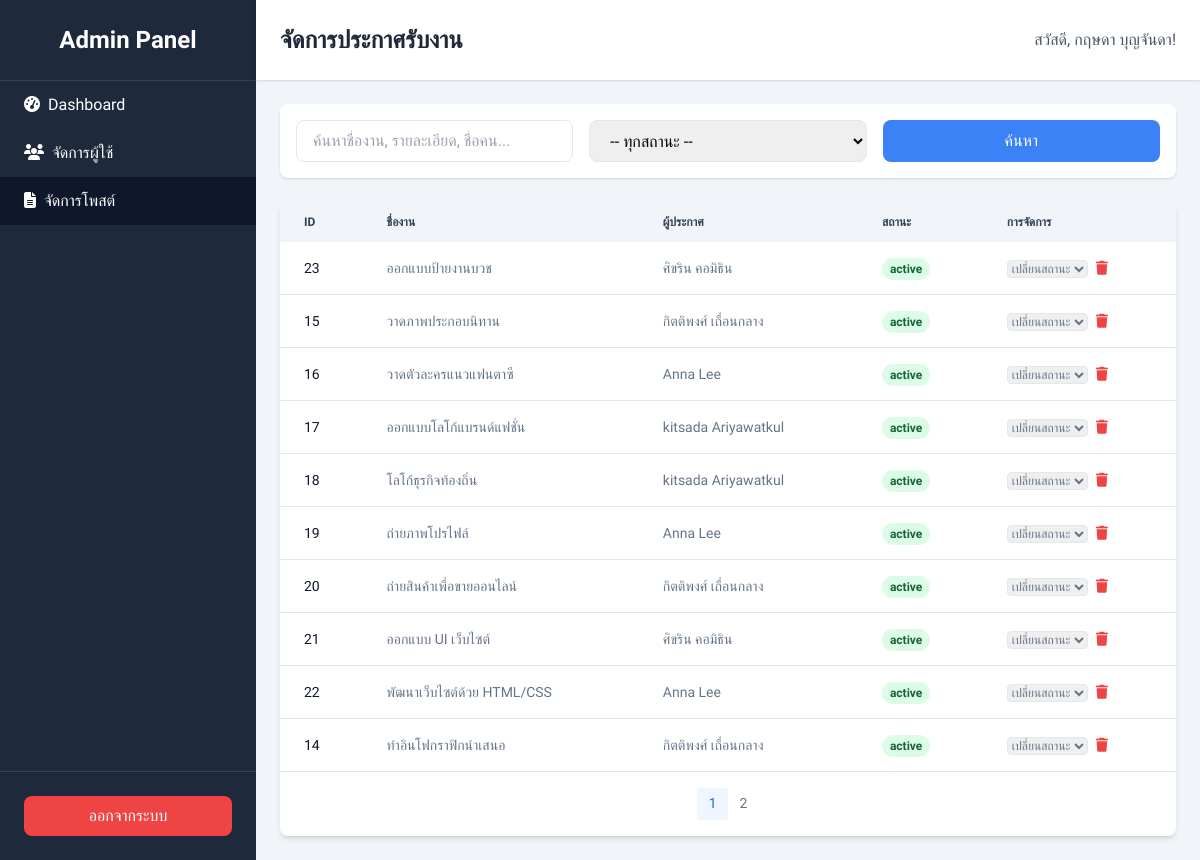
/admin/manage_editpost.php (signed in), run on an earlier commit of the app's database.
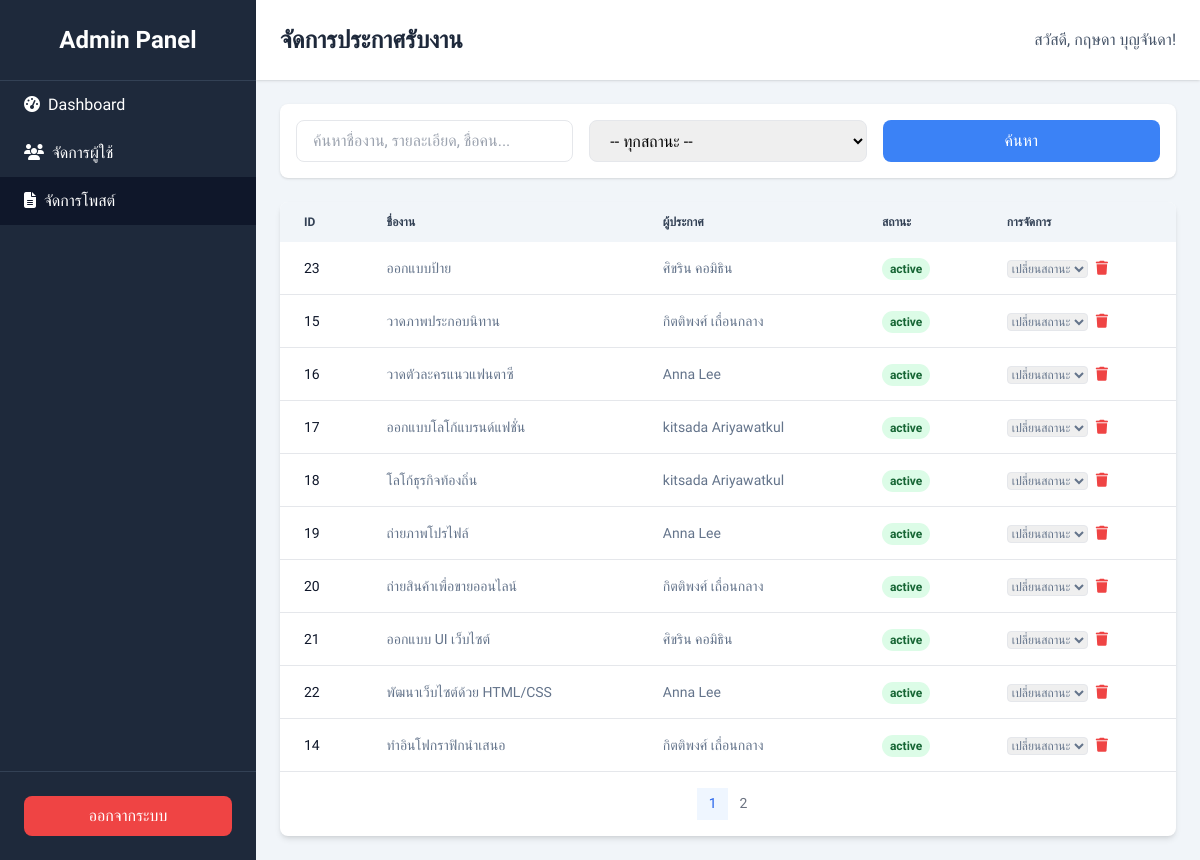
And on a later commit of the database.
### tables this page shows
CREATE TABLE `job_postings` (
  `post_id` int(11) NOT NULL,
  `designer_id` int(11) NOT NULL,
  `title` varchar(255) NOT NULL,
  `description` text DEFAULT NULL,
  `category_id` int(11) DEFAULT NULL,
  `price_range` varchar(100) DEFAULT NULL,
  `posted_date` timestamp NOT NULL DEFAULT current_timestamp(),
  `status` enum('active','inactive','completed') DEFAULT 'active',
  `client_id` int(11) NOT NULL,
  `main_image_id` int(11) DEFAULT NULL
);

CREATE TABLE `users` (
  `user_id` int(11) NOT NULL,
  `username` varchar(50) NOT NULL,
  `password` varchar(255) NOT NULL,
  `email` varchar(100) NOT NULL,
  `first_name` varchar(100) NOT NULL,
  `last_name` varchar(100) NOT NULL,
  `phone_number` varchar(20) NOT NULL,
  `user_type` enum('admin','designer','client') NOT NULL,
  `registration_date` timestamp NOT NULL DEFAULT current_timestamp(),
  `is_approved` tinyint(1) DEFAULT 0,
  `last_activity` datetime DEFAULT NULL,
  `is_active` tinyint(1) DEFAULT 1,
  `is_verified` tinyint(1) NOT NULL DEFAULT 0 COMMENT '0=Not Verified, 1=Verified',
  `last_login` timestamp NULL DEFAULT NULL
);

### admin/manage_editpost.php (the view, shortened to what the changed rows need)
<?php
$servername = "127.0.0.1";
$username = "root";
$password = "";
$dbname = "pixellink";
$condb = new mysqli($servername, $username, $password, $dbname);
$condb->set_charset("utf8");
$records_per_page = 10;
$current_page = isset($_GET['page']) ? (int)$_GET['page'] : 1;
$offset = ($current_page - 1) * $records_per_page;
$sql_where = " WHERE 1=1";
$params = [];
$types = '';
$all_posts = [];
$sql_fetch_all = "SELECT
                    jp.post_id, jp.title, jp.status, jp.posted_date,
                    u.first_name, u.last_name,
                    jc.category_name
                  FROM job_postings AS jp
                  JOIN users AS u ON jp.designer_id = u.user_id
                  LEFT JOIN job_categories AS jc ON jp.category_id = jc.category_id
                  $sql_where
                  ORDER BY jp.posted_date DESC
                  LIMIT ? OFFSET ?";
$types .= 'ii';
$params[] = $records_per_page;
$params[] = $offset;
$stmt_fetch = $condb->prepare($sql_fetch_all);
if ($stmt_fetch) {
    if (!empty($params)) {
        $stmt_fetch->bind_param($types, ...$params);
    }
    $stmt_fetch->execute();
    $result = $stmt_fetch->get_result();
    $all_posts = $result->fetch_all(MYSQLI_ASSOC);
}
function getStatusColorClass($status) {
    switch ($status) {
        case 'active': return 'bg-green-100 text-green-800';
    }
}
?>
<!DOCTYPE html>
<html lang="th">
<head>
    <script src="https://cdn.tailwindcss.com"></script>
    <link rel="stylesheet" href="https://cdnjs.cloudflare.com/ajax/libs/font-awesome/6.1.1/css/all.min.css">
</head>
<body class="min-h-screen flex">
    <div class="flex-1 flex flex-col">
        <header class="bg-white shadow p-6 flex justify-between items-center">
            <h1 class="text-2xl font-bold text-slate-800">จัดการประกาศรับงาน</h1>
        </header>
        <main class="flex-grow p-6">
            <div class="bg-white shadow-md rounded-lg overflow-hidden">
                <div class="overflow-x-auto">
                    <table class="w-full text-sm text-left text-slate-500">
                        <thead class="text-xs text-slate-700 uppercase bg-slate-100">
                            <tr>
                                <th class="px-6 py-3">ID</th>
                                <th class="px-6 py-3">ชื่องาน</th>
                                <th class="px-6 py-3">ผู้ประกาศ</th>
                                <th class="px-6 py-3">สถานะ</th>
                                <th class="px-6 py-3">การจัดการ</th>
                            </tr>
                        </thead>
                        <tbody>
                            <?php foreach ($all_posts as $post): ?>
                            <tr class="bg-white border-b hover:bg-slate-50">
                                <td class="px-6 py-4 font-medium text-slate-900"><?= $post['post_id'] ?></td>
                                <td class="px-6 py-4"><?= htmlspecialchars($post['title']) ?></td>
                                <td class="px-6 py-4"><?= htmlspecialchars($post['first_name'] . ' ' . $post['last_name']) ?></td>
                                <td class="px-6 py-4">
                                    <span class="px-2 py-1 text-xs font-semibold rounded-full <?= getStatusColorClass($post['status']) ?>">
                                        <?= htmlspecialchars($post['status']) ?>
                                    </span>
                                </td>
                                <td class="px-6 py-4 flex items-center space-x-2">
                                    <form method="POST" class="inline">
                                        <select name="new_status" onchange="this.form.submit()" class="text-xs border rounded">
                                            <option value="" disabled selected>เปลี่ยนสถานะ</option>
                                        </select>
                                    </form>
                                    <form method="POST" class="inline" onsubmit="confirmDelete(event, <?= $post['post_id'] ?>)">
                                        <button type="submit" class="btn text-red-500 hover:text-red-700" title="ลบ"><i class="fas fa-trash"></i></button>
                                    </form>
                                </td>
                            </tr>
                            <?php endforeach; ?>
                        </tbody>
                    </table>
                </div>
            </div>
        </main>
    </div>
</body>
</html>

What changed in the data, as far as the page shows it:
changed job_postings id 23: title "ออกแบบป้ายงานบวช" → "ออกแบบป้าย"
